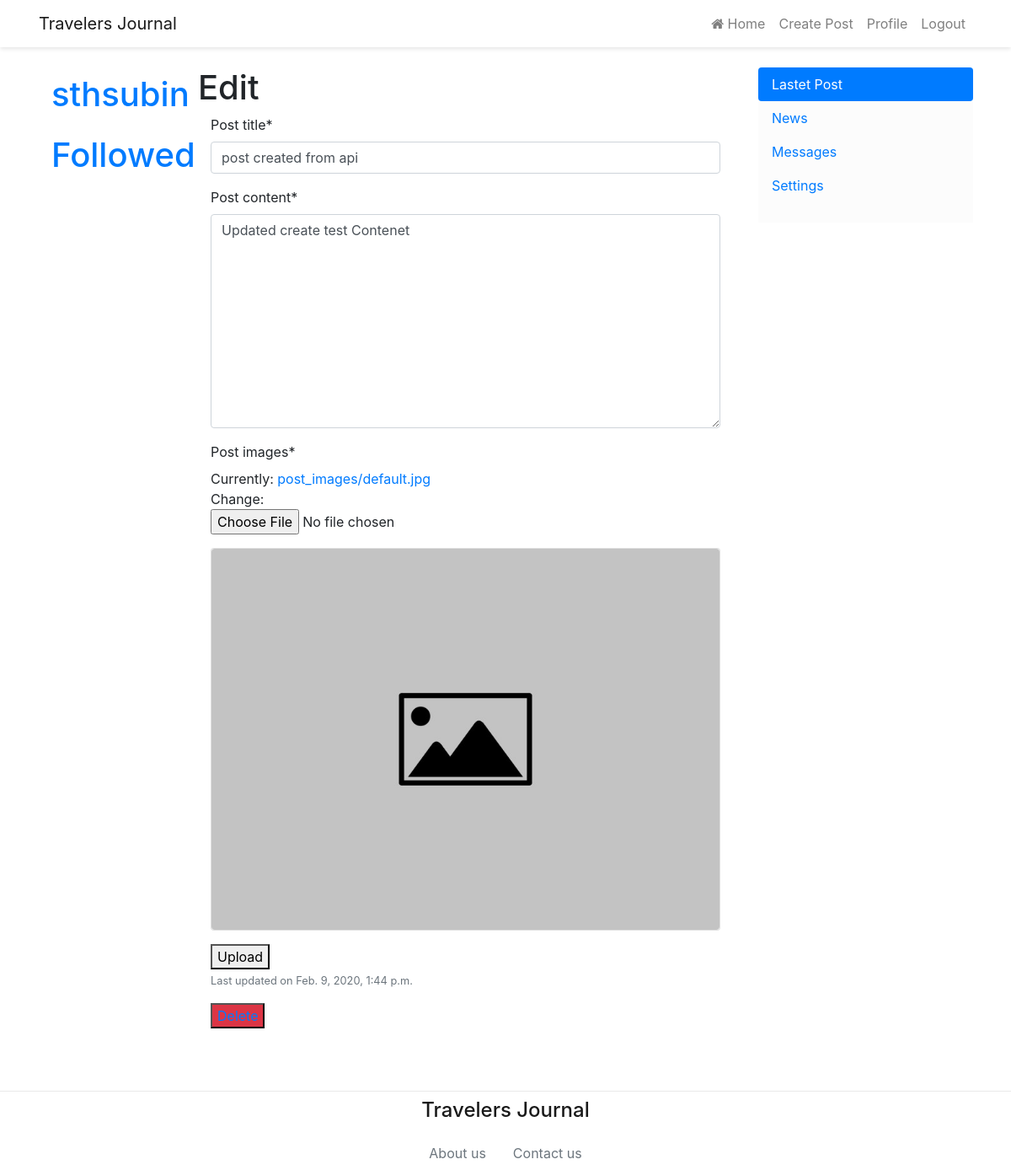
Page /post/edit/21 (signed in) on the committed database.
### post/models.py (models this page shows, shortened)
class Posts(models.Model):
    post_title = models.CharField(max_length=200)
    post_content = models.TextField()
    post_images = models.ImageField(default='post_images/default.jpg', upload_to='post_images')
    post_date = models.DateTimeField()
    username = models.ForeignKey(User, on_delete=models.CASCADE)

### post/views.py (the view)
# urls.py: path('edit/<int:ID>', views.editPostUpdateForm, name='update'),
def editPostUpdateForm(request, ID):
    inst = get_object_or_404(Posts, id=ID)
    form = PostForm(instance=inst)
    form.instance.post_date = datetime.datetime.now()
    if request.method == "POST" and request.user == inst.username:
        form = PostForm(request.POST, request.FILES, instance=inst)
        if form.is_valid():
            form.save()
            return HttpResponse("post updated <a href='/post'> Return to View</a>")
    elif request.user == inst.username:
        return render(request, "post/edit.html", {"form": form, "posts": inst})
    elif request.user.is_authenticated:
        return HttpResponse("You cannot edit this post as you are not the orginal creator of this post <br> <a href='/post'> Return to View</a>")
    else:
        return HttpResponse("Please Login <br> <a href='/post'> Return to View</a> <br> <a href='/login'> Login </a>")

### post/forms.py
class PostForm(forms.ModelForm):
    class Meta:
        model = Posts
        fields = ('post_title', 'post_content', 'post_images')

### post/templates/post/edit.html (shortened to what this page needs)
{% extends "base.html" %}
{% load crispy_forms_tags %}
{% block content %}
<h1>Edit</h1>
<div class="container">
    <form method="POST" enctype="multipart/form-data">
           {{ form|crispy }}
        <div class="card mb-3  mx-auto" style="max-width: 720px;">
            <img src="{{ posts.post_images.url }}" class="card-img rounded d-block" alt="...">
        </div>
        <button type="submit"> Upload </button>
    </form>
    <p><small class="text-muted">Last updated on {{posts.post_date}}</small></p>
    <button class="bg-danger text-decoration-none"><a href="/post/delete/{{posts.id}}">Delete</a></button>
    <br>
    <br>
    <br>
    <br>
    <br>
    <br>
    <br>
</div>
{% endblock %}

### templates/base.html (shortened to what this page needs)
<!DOCTYPE html>
<html lang="en">
<head>
    <link rel="stylesheet" href="https://cdnjs.cloudflare.com/ajax/libs/font-awesome/4.7.0/css/font-awesome.min.css">
    <link rel="stylesheet" href="https://stackpath.bootstrapcdn.com/bootstrap/4.4.1/css/bootstrap.min.css"
>
</head>
<body>
    <header class="mb-4" style="box-shadow: 0 2px 5px rgba(0,0,0,.1); ">
        <nav class="navbar navbar-expand-lg navbar-light" style="max-width: 1140px; margin: auto;">
            <a class="navbar-brand" href="#">Travelers Journal</a>
            <div class="collapse navbar-collapse d-flex justify-content-end" id="navbarNav">
                <ul class="navbar-nav">
                    <li class="nav-item">
                        <a class="nav-link" href="/post">
                            <i class="fa fa-home" aria-hidden="true"></i>
                            Home
                        </a>
                    </li>
                    <li class="nav-item">
                        <a class="nav-link" href="/post/create">Create Post</a>
                    </li>
                    {% if user.is_authenticated %}
                    <li class="nav-item">
                        <a class="nav-link" href="/profile">Profile</a>
                    </li>
                    <li class="nav-item">
                        <a class="nav-link" href="/logout">Logout</a>
                    </li>
                    {% endif %}
                </ul>
            </div>
        </nav>
    </header>
    <div class="container mb-4">
        <div class="row">
            {% if user.is_authenticated %}
            <div class="col-sm-2">
                <strong class="text-muted text-justify"> <a class="nav-link" href="/profile"><h1>{{ user.username }}</h1></a></strong>
                <strong class="text-muted text-justify"> <a class="nav-link" href="/post/followed/{{ user.username }}"><h1>Followed</h1></a></strong>
            </div>
            {% else %}
            <div class="col-sm-2">
                <strong class="text-muted text-justify"> <a href="/login"> <h1> Login </h1></a> </strong>
            </div>
            {% endif %}
            <div class="col-sm-7">
                {% block content%}
                {% endblock %}
            </div>
            <div class="col-sm-3">
                <div class="nav flex-column nav-pills pb-4" id="v-pills-tab" role="tablist" aria-orientation="vertical"
                    style="background-color: #fcfcfc;">
                    <a class="nav-link active" id="v-pills-home-tab" data-toggle="pill" href="#v-pills-home" role="tab"
                        aria-controls="v-pills-home" aria-selected="true">Lastet Post</a>
                    <a class="nav-link" id="v-pills-profile-tab" data-toggle="pill" href="#v-pills-profile" role="tab"
                        aria-controls="v-pills-profile" aria-selected="false">News</a>
                    <a class="nav-link" id="v-pills-messages-tab" data-toggle="pill" href="#v-pills-messages" role="tab"
                        aria-controls="v-pills-messages" aria-selected="false">Messages</a>
                    <a class="nav-link" id="v-pills-settings-tab" data-toggle="pill" href="#v-pills-settings" role="tab"
                        aria-controls="v-pills-settings" aria-selected="false">Settings</a>
                </div>
            </div>
        </div>
    </div>
    <footer class="page_footer"
        style="position: fixed; bottom:0; border-top: 1px solid #e9e9e9; width: 100%; background-color: #fff; z-index: 100;">
        <a class="nav-item nav-link" href="#" style=" color: rgba(0,0,0,.9); text-align: center;">
            <h1 style="font-size: 24px;">Travelers Journal</h1 s> <span class="sr-only">(current)</span>
        </a>
        <div class="nav justify-content-center">
            <a class="nav-item nav-link text-muted" href="#">About us</a>
            <a class="nav-item nav-link text-muted" href="#">Contact us</a>
        </div>
    </footer>
</body>
</html>

### rows in the picture
Posts: post_title "post created from api", post_content "Updated create test Contenet", post_images (placeholder picture), post_date "Feb. 9, 2020, 1:44 p.m."

### other values in the picture
{{ user.username }} "sthsubin"
